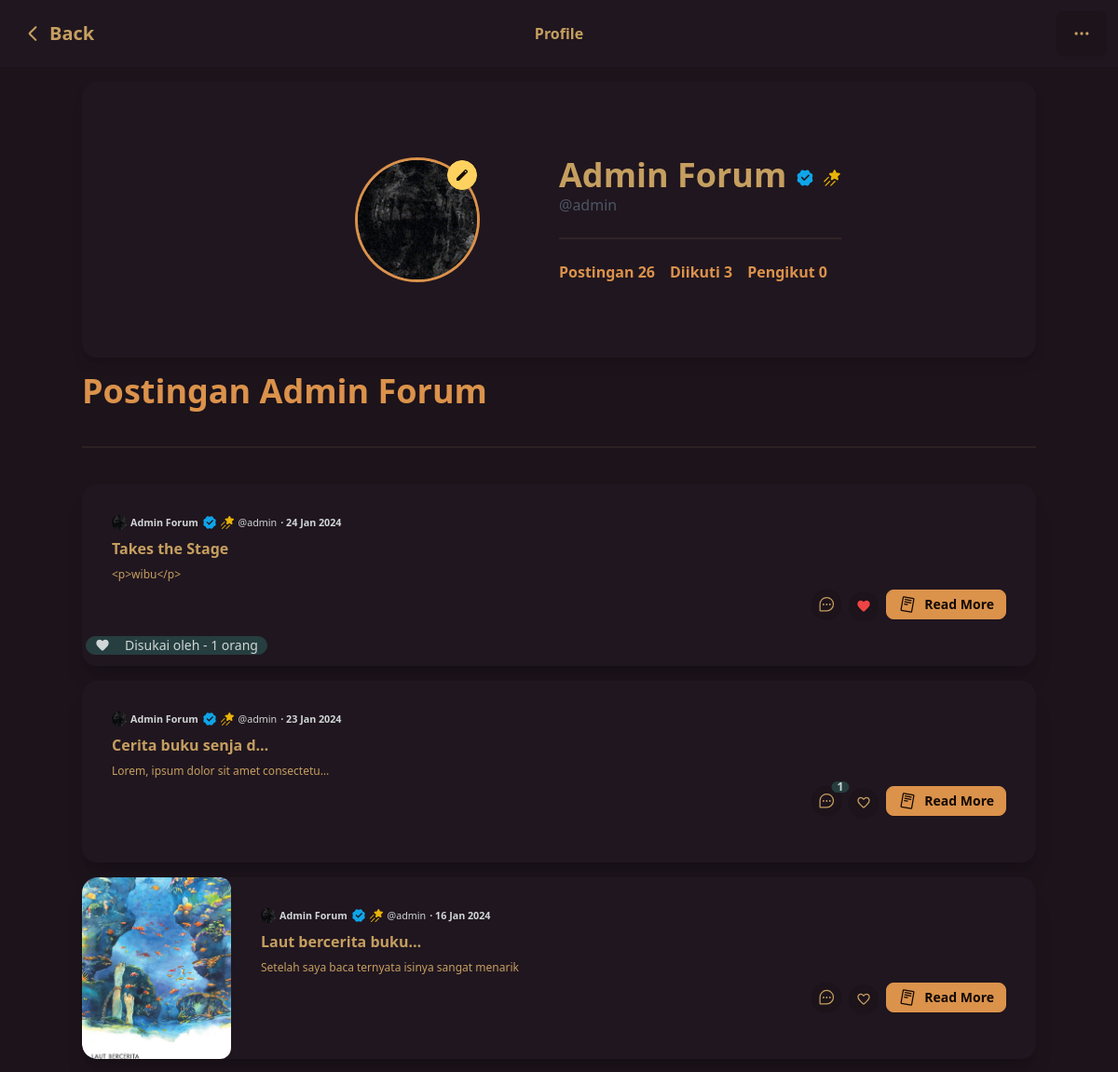
Before: /auth/profile/admin (signed in, upper part) with the older database file.
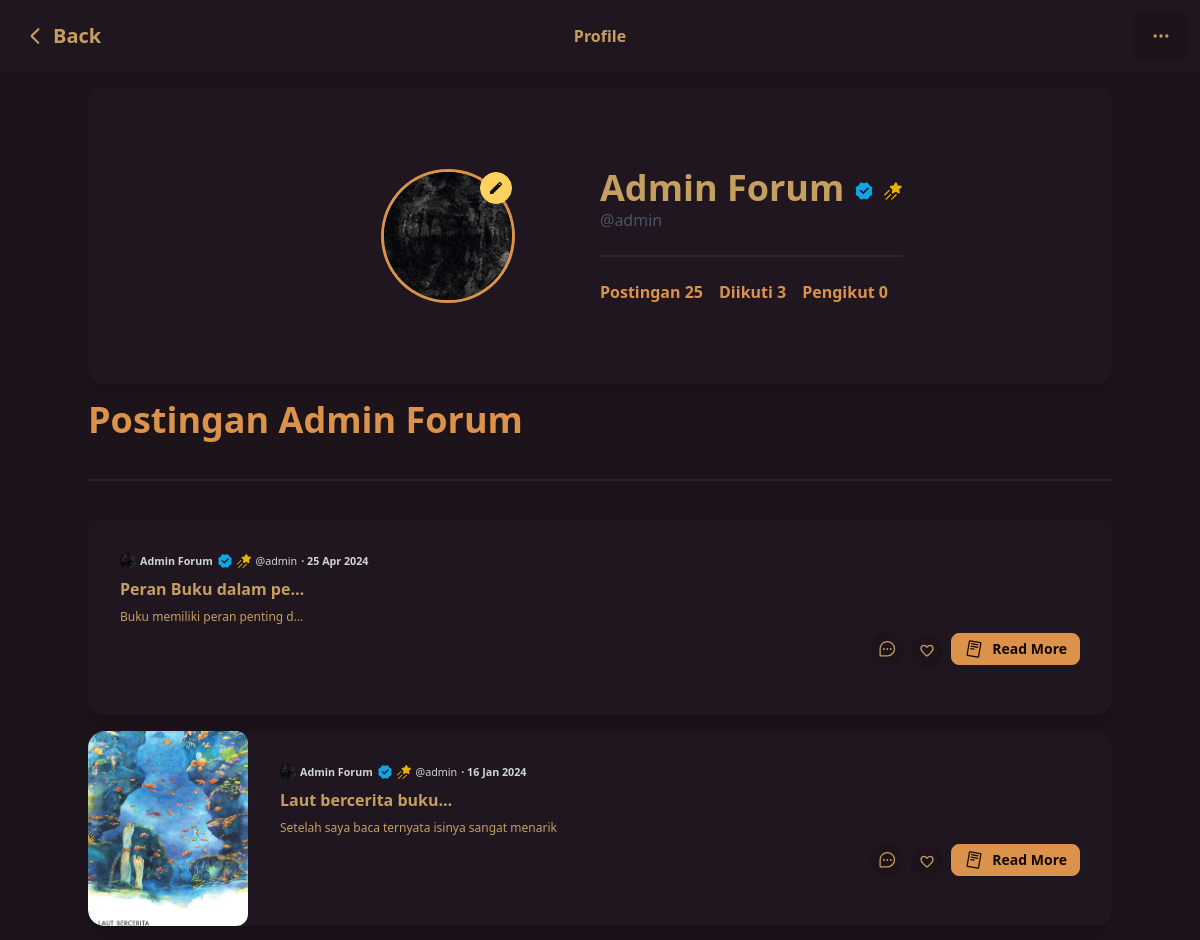
After: the same page with the newer database file.
### user/models.py (models this page shows, shortened)
class UserProfile(models.Model):
    user = models.OneToOneField(User, on_delete=models.CASCADE)
    profile_picture = models.ImageField(upload_to='static/profile_pictures/',default='static/assets/profile.jpg', null=True, blank=True)
    follower = models.ManyToManyField(User, related_name="user_follower",blank=True)
    following = models.ManyToManyField(User, related_name="user_following", blank=True)

### postingan/models.py (models this page shows, shortened)
class Postingan(models.Model):
        judul = models.CharField(max_length=100)
        konten = RichTextField()
        penulis = models.ForeignKey(User, on_delete=models.CASCADE)
        tanggal_dibuat = models.DateTimeField(auto_now_add=True)
        gambar = models.ImageField(upload_to='static/images/', null=True, blank=True)
        slug = models.SlugField(default="", null=False, unique = True)
        like = models.ManyToManyField(User, related_name='post_like')
        class Meta:
            verbose_name_plural = "Postingan"

### user/views.py (the view, shortened to what this page needs)
# urls.py: path("profile/<str:username>", userProfileView.as_view(), name="profile"),
class userProfileView(View):
    template_name = 'profile.html'
    def get(self,request,username):
        user = get_object_or_404(User,username=username)
        postingan = Postingan.objects.filter(penulis=user).order_by('-tanggal_dibuat')
        following = user.user_following.filter(user=request.user).exists()
        context = {'detail_user':user,'postingan':postingan, 'following':following}
        return render(request, self.template_name, context)

### user/templates/profile.html (shortened to what this page needs)
{% extends "_base.html" %} {% load static %} {% block title %}{{detail_user.username}}|Profile{% endblock title %} {% block navbar %}
<nav class="navbar bg-base-100">
  <div class="navbar-start">
    <a class="btn btn-ghost text-xl" href="/"
      >Back</a
    >
  </div>
  <div class="navbar-center">
    <h1 class="font-bold">Profile</h1>
  </div>
  <div class="navbar-end">
    {% if detail_user.username == request.user.username %}
    <div class="dropdown dropdown-end">
      <div tabindex="0" role="button" class="btn m-1">
      </div>
    </div>
    {% endif %}
  </div>
</nav>
{% endblock navbar %}{% block content %} {% include "alert.html" %}
<section class="flex bg-base-100 gap-4 rounded-2xl flex-col items-center my-4 py-20  shadow-lg p-8">
  <div class="grid grid-cols-2 justify-center items-center">
    <figure class="avatar m-auto">
      {% if detail_user == request.user %}
      <button class="btn btn-warning btn-circle absolute right-0 z-10 btn-sm" onclick="my_modal_image.showModal()">
        <svg xmlns="http://www.w3.org/2000/svg" class="h-4 w-4" viewBox="0 0 24 24"><path fill="currentColor" d="M3 21v-4.25L16.2 3.575q.3-.275.663-.425t.762-.15q.4 0 .775.15t.65.45L20.425 5q.3.275.438.65T21 6.4q0 .4-.137.763t-.438.662L7.25 21zM17.6 7.8L19 6.4L17.6 5l-1.4 1.4z"/></svg>
      </button>
      {% endif %}
      <figure class="avatar m-auto">
        <div class="w-32 h-32 rounded-full ring ring-primary">
          {% if detail_user.userprofile.profile_picture %}
          <img src="{{ detail_user.userprofile.profile_picture.url }}" />
          {% else %}
          <img src="{% static "assets/profile.jpg" %}" alt="{{detail_user.username}}" />
          {% endif %}
        </div>
      </figure>
    </figure>
    <div class="grid">
      <div class="flex gap-4">
        <h1 class="text-4xl font-bold items-center">{{detail_user.first_name}}
          <span>
            {% if detail_user.is_staff %}
            <div class="tooltip tooltip-bottom" data-tip="Staff">
          </div>
            {% endif %}
            {% if detail_user.is_superuser %}
            <div class="tooltip tooltip-bottom" data-tip="Developer">
          </div>
            {% endif %}
          </span>
        </h1>
  </div>
      <h3 class="text-gray-600">@{{detail_user.username}}</h3>
      <div class="divider"></div>
      <ul class="flex gap-4  font-bold">
        <li><a class="link-primary " href="#userpost">Postingan {{postingan.count}}</a>
        <li><a href="{% url "following_list" username=detail_user.username %}"  class="link-primary ">Diikuti {{detail_user.userprofile.following.count}}</a>
        <li><a href="{% url "follower_list" username=detail_user.username %}" class="link-primary ">Pengikut {{detail_user.userprofile.follower.count}}</a>
      </div>
    </div>
</section>
<section id="userpost" class="flex flex-col gap-4"><h1 class="text-4xl text-primary font-bold">Postingan {{detail_user.first_name}}</h1>
  <div class="divider"></div>
  {% for postingan in postingan %} {% include "item_post.html" %} {% endfor %}</section>
{% endblock content %}

### templates/_base.html (shortened to what this page needs)
{% load static %}
<html lang="en" data-theme="cupcake" class="scroll-smooth">
  <head>
    <link rel="stylesheet" href="{% static "css/tailwind.css" %}">
  </head>
  <body class="overflow-x-hidden bg-base-200">
    {% block navbar %}{% endblock navbar %}
    <main class="container m-auto min-h-screen">{% block content %}{% endblock content %}</main>
  </body>
</html>

### postingan/templates/item_post.html (shortened to what this page needs)
{% load static %}
<div class="card lg:card-side bg-base-100 md:max-h-60 shadow-xl relative overflow-hidden">
  {% if postingan.like.count > 0 %}
  <div class="badge absolute z-10 bottom-0 left-0 translate-x-1 flex gap-4 -translate-y-3 badge-secondary">
    Disukai oleh - {{postingan.like.count}} orang
  </div>
  {% endif %} {% if postingan.gambar %}
  <figure class="avatar" ><div class="md:w-40 w-full  rounded-xl"><img src="{{postingan.gambar.url}}" alt="Album" /></div></figure>
  {% endif %}
  <div class="card-body">
    <div class='flex gap-2'>
    <a href="{% url "profile" username=postingan.penulis.username %}" class="text-[0.67rem] text-secondary-content flex items-center gap-1 flex-wrap font-semibold">
      <div class="avatar">
        <div class="w-4 rounded-full ">
          {% if postingan.penulis.userprofile.profile_picture %}
          <img src="{{postingan.penulis.userprofile.profile_picture.url}}" />
          {% else %}
          <img src="{% static "assets/profile.jpg" %}" />
          {% endif %}
        </div>
      </div>
      {{postingan.penulis.first_name}}
      <span>
    </span>
      <span class="font-normal">@{{postingan.penulis.username|truncatechars:10}}</span><time> · {{postingan.tanggal_dibuat|date:"d M Y" }}</time>
    </a>
  </div>
    <h2 class="card-title text-base">{{postingan.judul|truncatechars:20}}</h2>
    <p class="text-xs">{{ postingan.konten|truncatechars:50|striptags|safe }}</p>
    <div class="flex justify-end gap-2 items-baseline">
      <a title="dikomentari sebanyak {{postingan.komentar.count}} orang" href="{% url 'detail-postingan' slug=postingan.slug %}#komentar" class="indicator btn btn-circle btn-sm  backdrop-blur-sm">
        {% if postingan.komentar.count > 0 %}
        <span class="indicator-item badge badge-xs indicator-top indicator-end badge-secondary">{{postingan.komentar.count}}</span>
        {% endif %}
    </a>
      {% if user.is_authenticated %}
      <form method="post" action="{% url "toggle-like" post_id=postingan.id %}">
        {% if user in postingan.like.all %}
        <button class='btn btn-circle btn-sm text-red-500'  type="submit" value='{{postingan.id}}'></button>
        {% else %}
        <button class='btn btn-circle btn-sm' type="submit" value='{{postingan.id}}'></button>
        {% endif %}
      </form>
      {% endif %}
      <a href="{% url 'detail-postingan' slug=postingan.slug %}" class="btn btn-sm btn-primary">
        Read More
      </a>
    </div>
  </div>
</div>

Changed rows visible on the page:
removed Postingan: like.count "1", penulis.userprofile.profile_picture (picture), penulis.first_name "Admin Forum", penulis.username "admin", tanggal_dibuat "24 Jan 2024", judul "Takes the Stage", konten "<p>wibu</p>"
removed Postingan: penulis.userprofile.profile_picture (picture), penulis.first_name "Admin Forum", penulis.username "admin", tanggal_dibuat "23 Jan 2024", judul "Cerita buku senja d…", konten "Lorem, ipsum dolor sit amet consectetu…", komentar.count "1"
added Postingan: penulis.userprofile.profile_picture (picture), penulis.first_name "Admin Forum", penulis.username "admin", tanggal_dibuat "25 Apr 2024", judul "Peran Buku dalam pe…", konten "Buku memiliki peran penting d…", {{ postingan.id }} 177 (drawn)
Other visible differences:
{{ postingan.count }}: "26" → "25"
